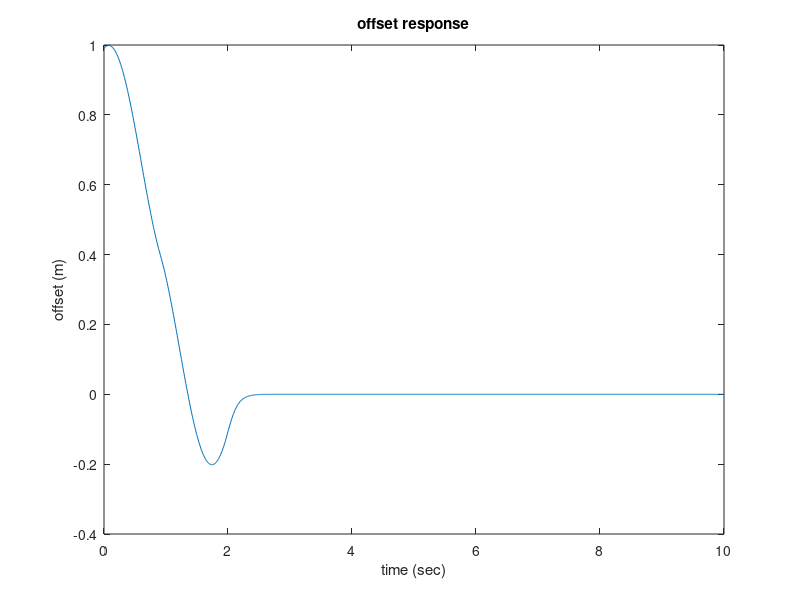
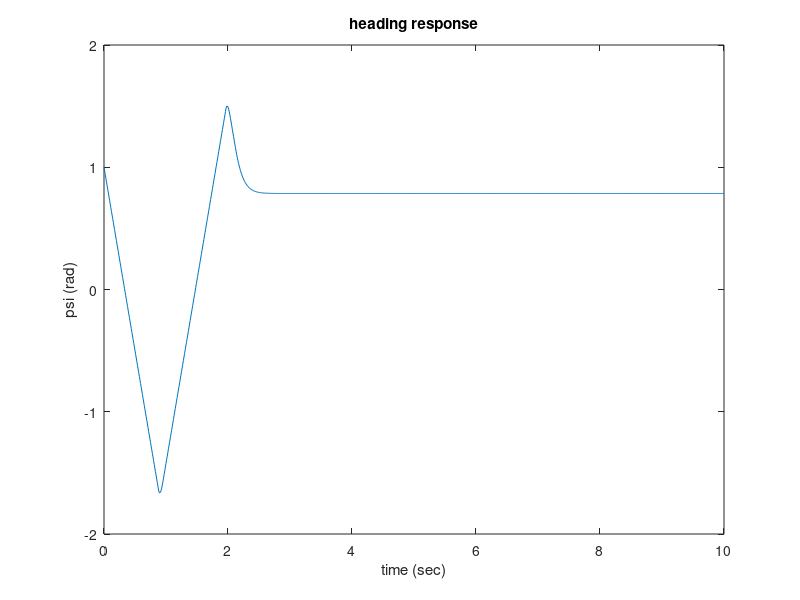
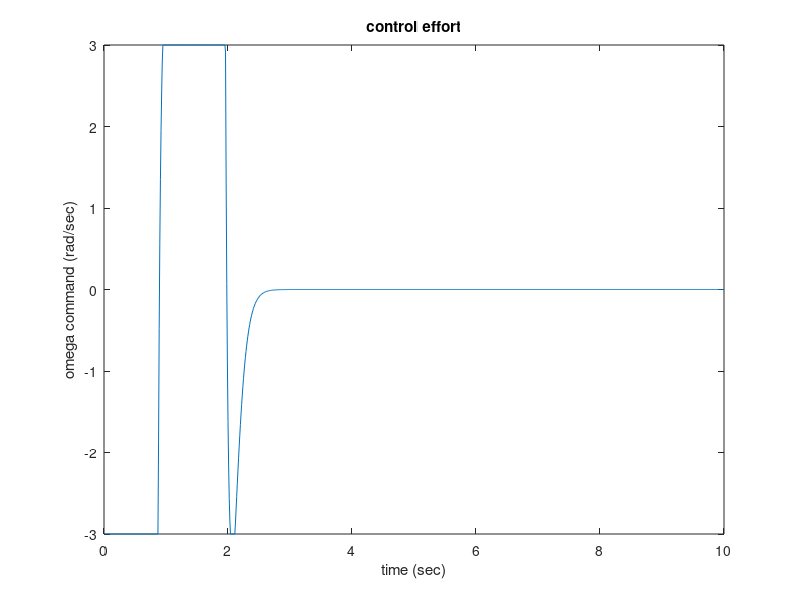
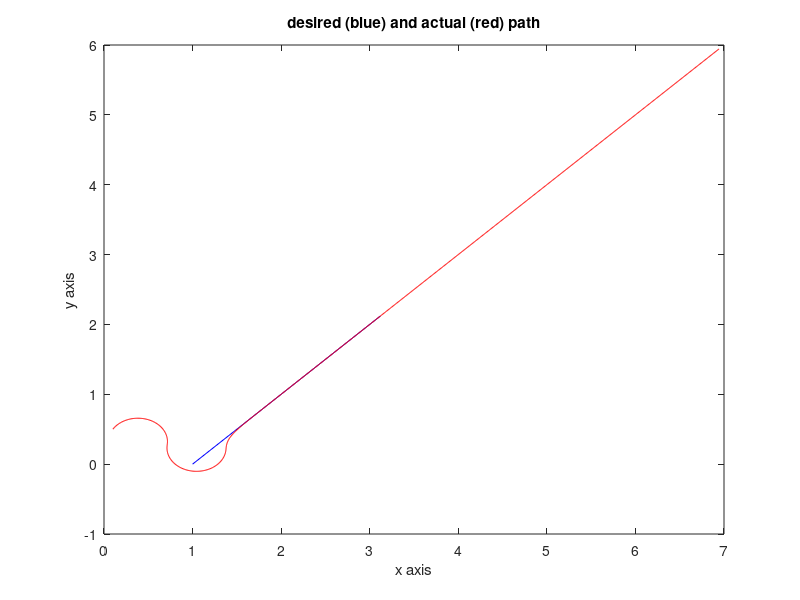

The MATLAB script that drew these images, in order:
%apply linear steering algorithm to nonlinear robot kinematics

%steering simulation, 2nd order
%assumes can command (and achieve) a commanded spin-rate command, omega,
%instantaneously, although omega saturates:
omega_max = 3; %max allowed omega command

%Assume constant speed, v
%Assume desired direction of motion is a line at angle psi_des passint
%through point x_start:
xy_start_coords = [1;0];
psi_des = pi/4; %45-deg angle
t_hat = [cos(psi_des);sin(psi_des)]; %vector parallel to direction of desired path
%nhat is vector normal to desired direction of motion; used for computation
%of offset; n_hat = Rot_about_z(pi/2)*t_hat
n_hat = [0 -1; 1 0]*t_hat; %

%Controller should null out displacement from desired path and should null out
%heading error; displacement is measured positive to the "left" when facing
%along the path in the desired direction of travel

%simulate robot motion w/ x_vec defined as [x;y] and heading is psi
%compute control law as: omega_cmd = -K_vec*[d;d_psi], where d_psi =
%psi-psi_des

%initial condition, x,y,psi:
x0 = 0.1;
y0 = 0.5;
psi0 = 1;



%specify forward speed, v:
v = 1; %1m/sec;  note that should change gains if change speed

%specify feedback gains Kd and Kpsi, as though the system were linear
omega_n = 12
Kd = omega_n*omega_n/v %Kd*v = omega_n^2
Kpsi = omega_n*2 %Kpsi = 2*zeta*omega_n
K = [Kd, Kpsi];

%create some arrays to store simulation results
d_history = []; 
psi_history = [];
t_history = [];
u_history= []; %save history of omega commands as well
x_history = [];
y_history = [];
xy_robot_coords = [x0;y0]; % initialize variables
psi_robot = psi0;
x_dot = [0;0]; %compute these terms to integrate differential equations
omega_cmd = 0;
t=0;
dt = 0.01; %choose time step for simulation
t_final = 10; %choose simulation duration
for t = 0:dt:t_final
    %compute the offset error:
    d = (xy_robot_coords-xy_start_coords)'*n_hat;
    %compute the heading error
    psi_err = psi_robot-psi_des;
    %express in range -pi to pi
    if psi_err > pi 
        psi_err = psi_err-2*pi;
    end
    if psi_err < -pi
        psi_err = psi_err+2*pi
    end
    
    omega_cmd = -K*[d;psi_err];  %linear control law-> omega_cmd
    %check saturation:
    if omega_cmd>omega_max
        omega_cmd= omega_max;
    elseif omega_cmd < -omega_max
        omega_cmd = -omega_max
    end
    
          
    %store incremental results for post plotting
    t_history=[t_history,t];
    d_history = [d_history,d];
    x_history = [x_history,xy_robot_coords(1)];
    y_history = [y_history,xy_robot_coords(2)];
    psi_history = [psi_history,psi_robot];
    u_history = [u_history,omega_cmd];

    %differential robot kinematics:
    psidot = omega_cmd;
    xdot = v*cos(psi_robot);
    ydot = v*sin(psi_robot);
    
    %Euler one-step integration:
    psi_robot = psi_robot+psidot*dt;
    %force heading into range -pi to pi
    if psi_robot >pi
        psi_robot = psi_robot-2*pi;
    end
    if psi_robot< -pi
        psi_robot = psi_robot+2*pi;
    end
    xy_robot_coords = xy_robot_coords + [xdot;ydot]*dt;

end
figure(1)
plot(t_history,d_history)
xlabel('time (sec)')
ylabel('offset (m)')
title('offset response')
figure(2)
plot(t_history,psi_history)
xlabel('time (sec)')
ylabel('psi (rad)')
title('heading response')
figure(3)
plot(t_history,u_history)
xlabel('time (sec)')
ylabel('omega command (rad/sec)')
title('control effort')
figure(4)
%plot the desired path...
xdes_vec = [xy_start_coords(1),xy_start_coords(1)+t_hat(1)*3];
ydes_vec = [xy_start_coords(2),xy_start_coords(2)+t_hat(2)*3];
plot(xdes_vec,ydes_vec,'b',x_history,y_history,'r')
xlabel('x axis')
ylabel('y axis')
title('desired (blue) and actual (red) path')
